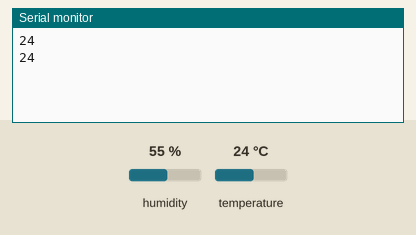
This sketch was run on a simulated Arduino Uno, built with avr-gcc and run on an emulated ATmega328P. On the bench: the last lines printed to the serial monitor. Inputs (shaded band) come from the test bench; at power-on: temperature 24 °C, humidity 55 %.

Above: at 5.8 s.
5.9 s: temperature set to 12 °C
At 10.6 s:
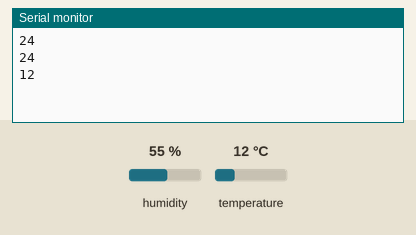
11.9 s: temperature set to 19 °C
At 16.5 s:
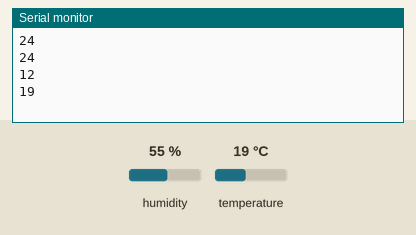
Timing chart, 0 to 18.0 s (numbered marks = the images above; inputs shaded):
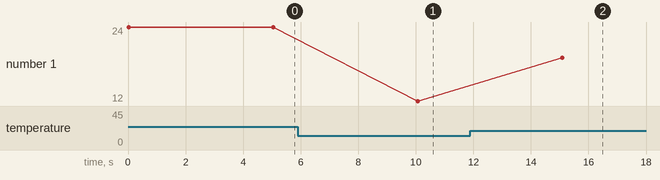

Measured:
- after the input at 5.9 s, the serial monitor: prints a new line after 4.2 s (image 1)
- after the input at 11.9 s, the serial monitor: prints a new line after 3.2 s (image 2)
- plotted number 1: 24 → 12 after the input at 5.9 s, 12 → 19 after the input at 11.9 s

The sketch:

july10p1.ino
```cpp
#include <SimpleDHT.h>
SimpleDHT11 dht11;
int senspin=A1;
void setup() {
  // put your setup code here, to run once:
Serial.begin(9600);
}
void loop() {
  // put your main code here, to run repeatedly:
byte temp=0;
byte hum=0;
dht11.read(senspin,&temp,&hum,NULL);
Serial.println(temp);
delay(5000);
}
```
